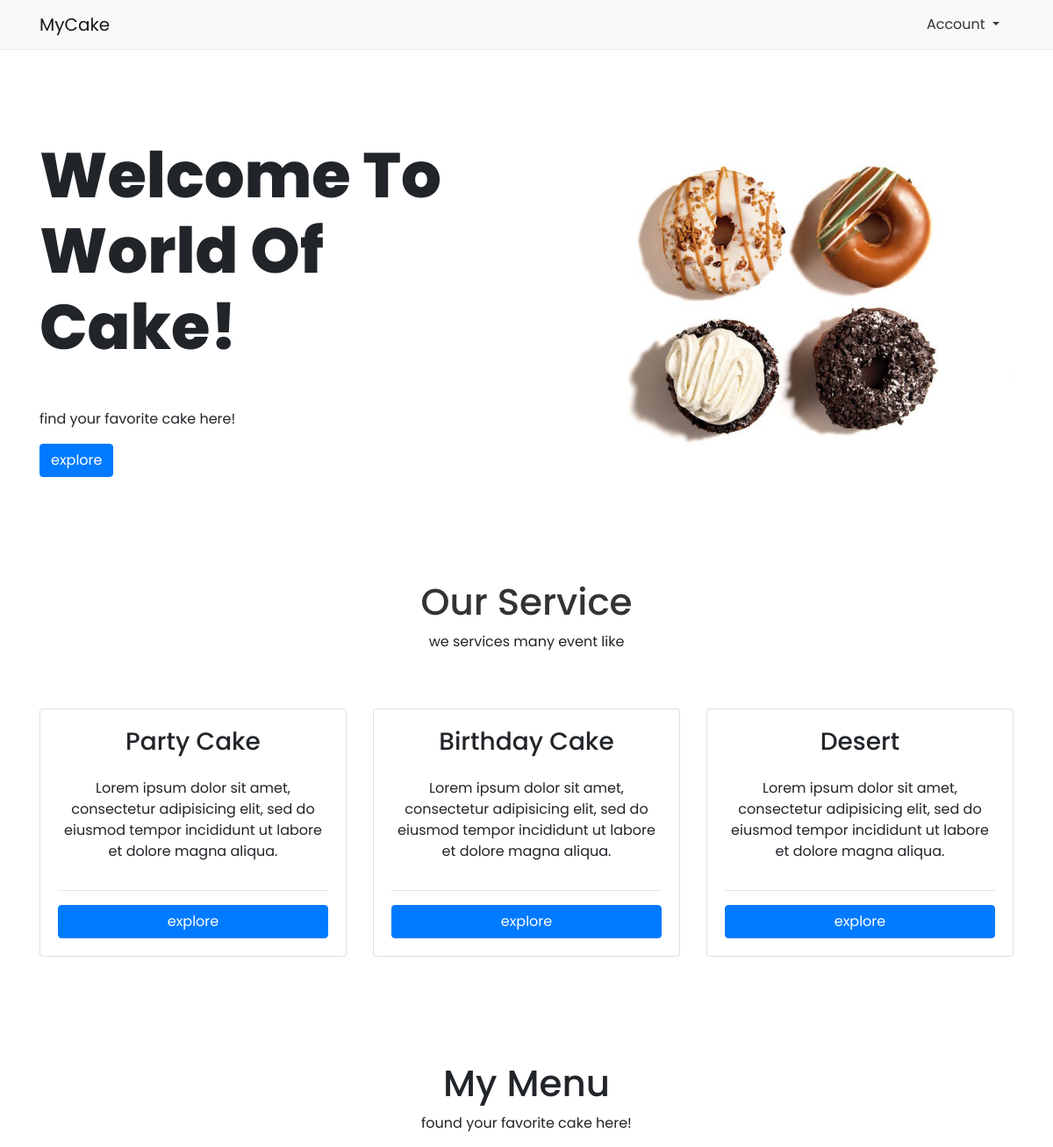
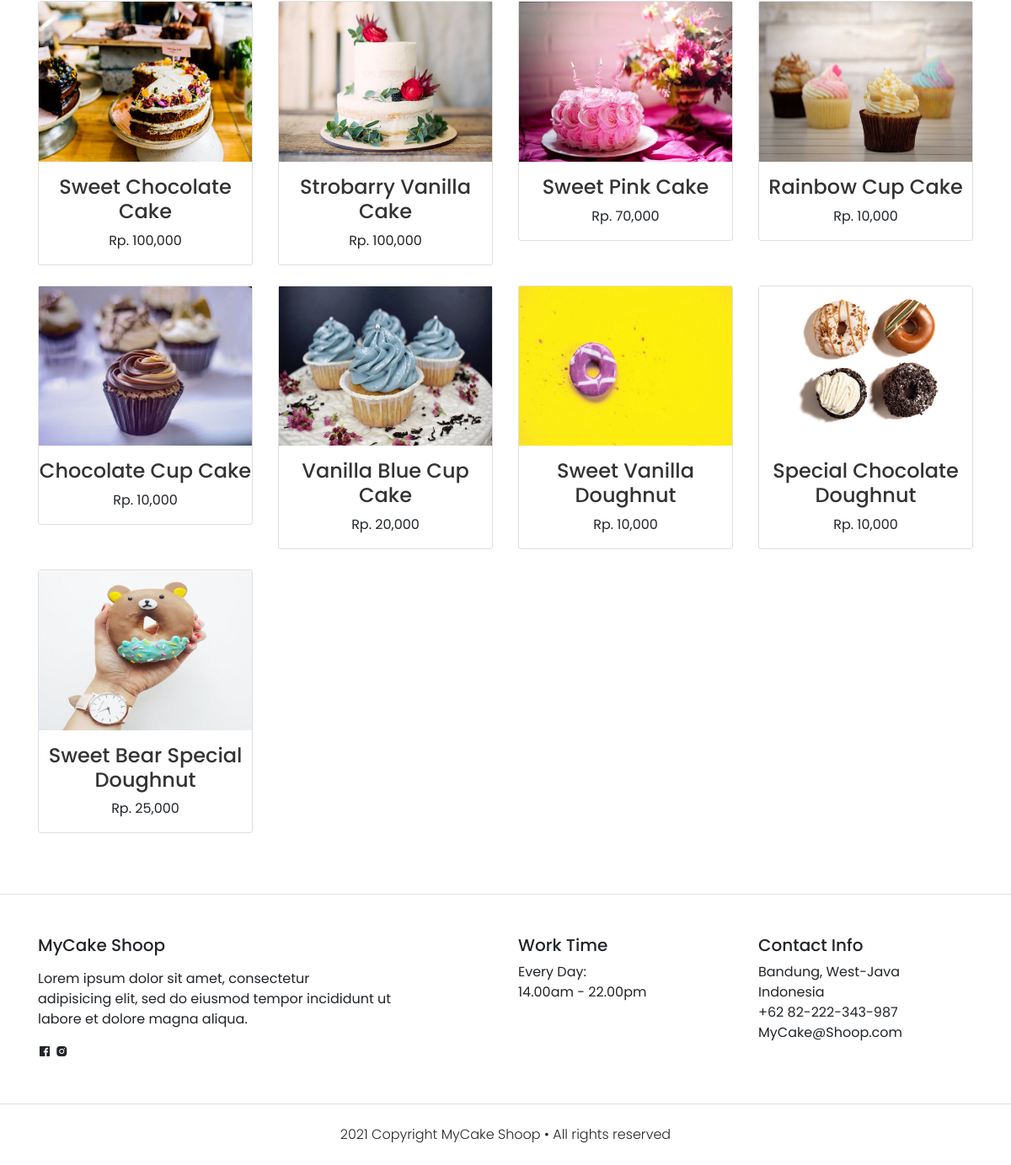
The page / on the database its author committed (2 pictures, top to bottom).
### tables this page shows
CREATE TABLE `cake_tbl` (
  `id` int(11) NOT NULL,
  `cake_name` varchar(50) NOT NULL,
  `cake_desc` text,
  `category_id` int(11) NOT NULL,
  `cake_photo` varchar(255) NOT NULL,
  `cake_price` int(11) NOT NULL
);

### index.php (the view, shortened to what this page needs)
<?php
$conn = mysqli_connect('localhost', 'root', '', 'db_mycake');
$result = mysqli_query($conn, 'SELECT * FROM cake_tbl');
 ?>
<!doctype html>
<html lang="en">
  <head>
    <link rel="stylesheet"
    href="https://cdn.jsdelivr.net/npm/boxicons@latest/css/boxicons.min.css">
    <link rel="stylesheet" href="https://cdn.jsdelivr.net/npm/bootstrap@4.6.0/dist/css/bootstrap.min.css">
    <link rel="stylesheet" type="text/css" href="style.css">
  </head>
  <body>
    <nav class="navbar navbar-light bg-light">
      <div class="container">
        <a class="navbar-brand" href="index.php">MyCake</a>
        <li class="nav-item dropdown">
        <a class="nav-link dropdown-toggle" href="#" id="navbarDropdown" role="button" data-toggle="dropdown" aria-haspopup="true" aria-expanded="false">
          Account
        </a>
      </li>
      </div>
    </nav>
    <div class="container">
        <section class="home">
            <div class="row">
                <div class="col-md-6 home-detail">
                   <h2>welcome to <br> world of cake!</h2>
                   <p class="mb-3">find your favorite cake here!</p>
                   <button class="btn btn-primary">explore</button>
                </div>
                <div class="col-md-6 home-img">
                   <img src="img/doughnut-2.jpeg">
                </div>
            </div>
        </section>
        <section class="services">
            <div class="row">
                <div class="col text-center">
                    <h2>Our Service</h2>
                    <p>we services many event like</p>
                </div>
            </div>
            <div class="row justify-content-center mt-5">
                <div class="col-sm-6 col-md-6 col-lg-4">
                  <div class="card services-card text-center">
                    <div class="services-content">
                      <h3 class="mb-4">Party Cake</h3>
                      <p>Lorem ipsum dolor sit amet, consectetur adipisicing elit, sed do eiusmod
                      tempor incididunt ut labore et dolore magna aliqua. </p>
                    </div>
                    <hr />
                    <button class="btn btn-primary">explore</button>
                 </div>
                </div>
                <div class="col-sm-6 col-md-6 col-lg-4">
                  <div class="card services-card text-center">
                    <div class="services-content">
                      <h3 class="mb-4">Birthday Cake</h3>
                      <p>Lorem ipsum dolor sit amet, consectetur adipisicing elit, sed do eiusmod
                      tempor incididunt ut labore et dolore magna aliqua. </p>
                    </div>
                    <hr />
                    <button class="btn btn-primary">explore</button>
                 </div>
                </div>
                <div class="col-sm-6 col-md-6 col-lg-4">
                  <div class="card services-card text-center">
                    <div class="services-content">
                      <h3 class="mb-4">Desert</h3>
                      <p>Lorem ipsum dolor sit amet, consectetur adipisicing elit, sed do eiusmod
                      tempor incididunt ut labore et dolore magna aliqua. </p>
                    </div>
                    <hr />
                    <button class="btn btn-primary">explore</button>
                 </div>
                </div>
            </div>
        </section>
        <section class="menu">
            <div class="row">
                <div class="col text-center">
                    <h2>My Menu</h2>
                    <p>found your favorite cake here!</p>
                </div>
            </div>
            <div class="row">
                <?php while ($cake = mysqli_fetch_assoc($result)) : ?>
                  <div class="col-sm-6 col-md-3 col-lg-3 mb-4">
                    <div class="card menu-card text-center">
                        <div class="menu-img">
                            <img src="img/<?= $cake["cake_photo"]; ?>.jpeg">
                        </div>
                        <div class="menu-desc mt-3">
                            <h4><a href="detail.php?id=<?= $cake["id"]; ?>"><?= $cake["cake_name"]; ?></a></h4>
                            <p>Rp. <?= number_format($cake["cake_price"]); ?></p>
                        </div>
                    </div>
                </div>
                <?php endwhile; ?>
            </div>
        </section>
    </div>
    <footer class="section-footer mt-5 mb-4 border-top">
        <div class="container pt-5 pb-5">
          <div class="row justify-content-center">
              <div class="col-12">
                <div class="row">
                  <div class="col-12">
                    <div class="row">
                      <div class="col-12 col-lg-6">
                        <h5>MyCake Shoop</h5>
                        <p class="mt-3">Lorem ipsum dolor sit amet, consectetur <br>adipisicing elit, sed do eiusmod tempor incididunt ut <br>labore et dolore magna aliqua.</p>
                        <i class='bx bxl-facebook-square'></i>
                        <i class='bx bxl-instagram-alt' ></i>
                      </div>
                      <div class="col-12 col-lg-3">
                        <h5>Work Time</h5>
                        <ul class="list-unstyled">
                          <li>Every Day: </li>
                          <li>14.00am - 22.00pm</li>
                        </ul>
                      </div>
                      <div class="col-12 col-lg-3">
                        <h5>Contact Info</h5>
                        <ul class="list-unstyled">
                          <li>Bandung, West-Java</li>
                          <li>Indonesia</li>
                          <li>+62 82-222-343-987</li>
                          <li>MyCake@Shoop.com</li>
                        </ul>
                      </div>
                    </div>
                  </div>
                </div>
              </div>
          </div>
        </div>
        <div class="container-fluid">
          <div class="row border-top justify-content-center align-items-center pt-4 ">
            <div class="col-auto text-gray-500 font-weight-light">
                2021 Copyright MyCake Shoop • All rights reserved
            </div>
          </div>
        </div>
    </footer>
  </body>
</html>

### style.css (style rules this page uses)
* { margin: 0; padding: 0; box-sizing: border-box; font-family: 'Poppins'; }
a { color: #333; }
nav { border-bottom: 1px solid #eee; margin-bottom: 100px; }
.nav-item.dropdown { list-style: none; }
.home-detail h2 { font-size: 72px; font-weight: 800; text-transform: capitalize; margin-bottom: 50px; }
.home-img img { width: 100%; }
.services { margin-top: 100px; }
.services h2 { font-size: 42px; color: #333; }
.services-card { padding: 20px; margin-bottom: 20px; }
.menu { margin-top: 100px; }
.menu h2 { font-size: 42px; }
.menu-img img { width: 100%; }

### rows shown on the page
cake_tbl: cake_photo (picture), cake_name "Sweet Chocolate Cake", cake_price "100,000"
cake_tbl: cake_photo (picture), cake_name "Strobarry Vanilla Cake", cake_price "100,000"
cake_tbl: cake_photo (picture), cake_name "Sweet Pink Cake", cake_price "70,000"
cake_tbl: cake_photo (picture), cake_name "Rainbow Cup Cake", cake_price "10,000"
cake_tbl: cake_photo (picture), cake_name "Chocolate Cup Cake", cake_price "10,000"
cake_tbl: cake_photo (picture), cake_name "Vanilla Blue Cup Cake", cake_price "20,000"
cake_tbl: cake_photo (picture), cake_name "Sweet Vanilla Doughnut", cake_price "10,000"
cake_tbl: cake_photo (picture), cake_name "Special Chocolate Doughnut", cake_price "10,000"
cake_tbl: cake_photo (picture), cake_name "Sweet Bear Special Doughnut", cake_price "25,000"
